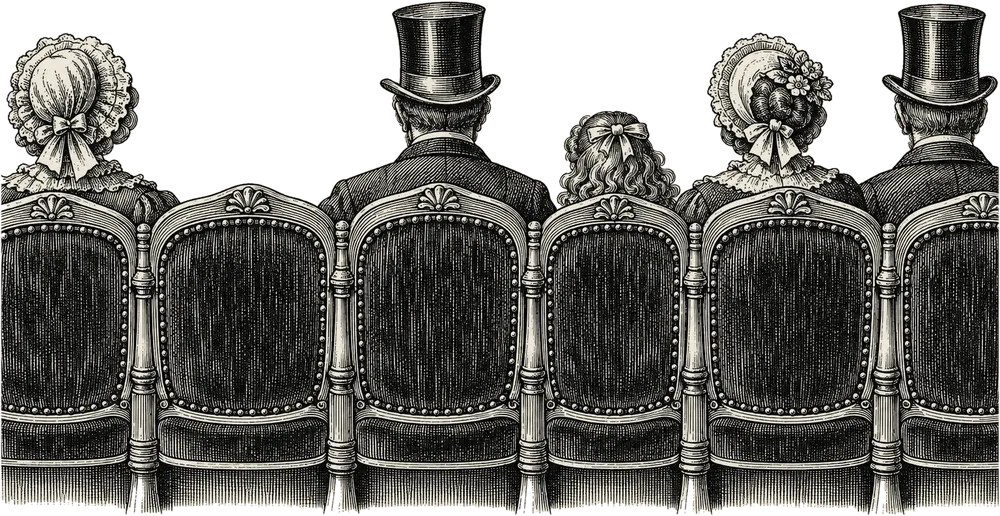
#> input picture art/theatre_seats.webp, 1000 x 516 px, shrunk from 1536 x 793 before the run
$ python -i patch_cutout.py   (imports and definitions only)
#> lines starting #> are read from the running program, lines starting #| are printed output that depends on the picture
#!/usr/bin/env python3
"""
patch_cutout.py -- close a see-through hole in a cut-out drawing (2026-11-12: the Cook's face in cook_throw was cut
away with the white round her, because whitecut's flood from the edge got in through a gap in her outline, so the
kitchen showed through her face).

  python3 tools/patch_cutout.py public/art/ai/ch6/cook_throw.webp "x,y x,y x,y ..."

Inside the polygon (the drawing's pixels), every pixel is laid over the drawing's own paper colour (the median of its
light opaque pixels) and made opaque, so ink stays ink and the hole becomes paper. Outside it nothing changes.
A fix to a book drawing: owed to Alice1 too (CLAUDE.md, "The book stays in Alice1").

  python3 tools/patch_cutout.py public/art/ai/ch4/puppy_look.webp --holes "x,y x,y" [--close-bottom]

(2026-11-14) Instead of a polygon, name points inside see-through holes: each hole (a transparent patch closed in by
the figure once gaps under 12 px between its strokes are bridged) holding one of the points is filled the same way.
--close-bottom counts the picture's bottom edge as closed, for a figure cut off there (the March Hare's coat tail).
"""
import sys

import numpy as np
from PIL import Image, ImageDraw
from scipy import ndimage


def holes(a, seeds, close_bottom=False):
    op = a[..., 3] > 128
    if close_bottom:
        op = np.vstack([op, np.ones((8, op.shape[1]), bool)])
    filled = ndimage.binary_fill_holes(ndimage.binary_closing(op, iterations=6, border_value=0))
    h = (filled & ~op)[:a.shape[0]]
    lab, _ = ndimage.label(h)
    m = np.zeros(h.shape, bool)
    for x, y in seeds:
        win = lab[max(0, y - 10):y + 11, max(0, x - 10):x + 11]
        ids = np.unique(win[win > 0])
        if not len(ids):
            sys.exit(f'no hole near {x},{y}')
        m |= np.isin(lab, ids)
    return ndimage.binary_dilation(m, iterations=2) & (a[..., 3] < 255)


def patch(path, poly=None, seeds=None, close_bottom=False):
#> called with path = '../art/theatre_seats.webp', close_bottom = False
    im = Image.open(path).convert('RGBA')
#> im is the input picture: PIL image 1000x516 RGBA; mean R, G, B, A 69.2, 68.4, 64.4, 192.7
    a = np.asarray(im).astype(np.float32)
    light = (a[..., 3] > 250) & (a[..., :3].min(-1) > 200)
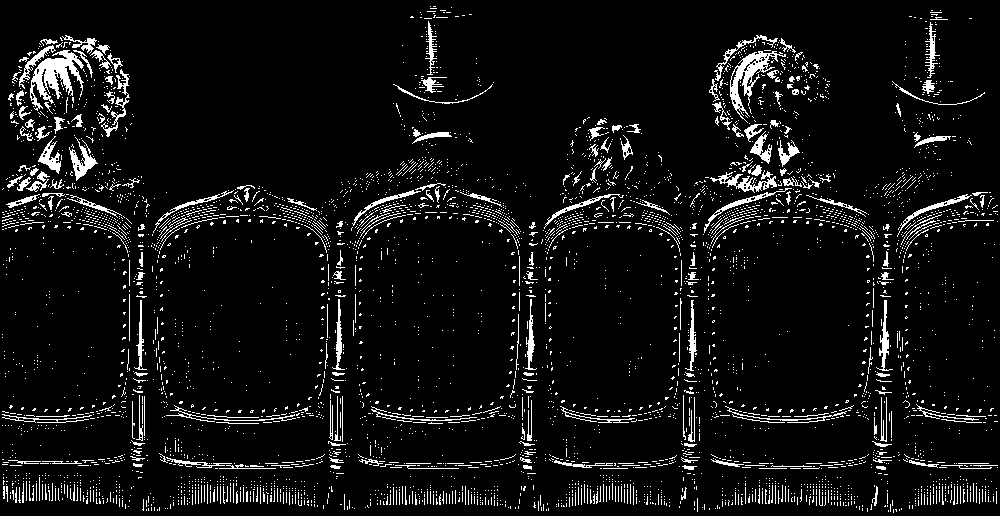
#> light: shape (516, 1000) bool; 6.8% white in thin lines or dots
    paper = np.median(a[light][:, :3], axis=0)
#> paper = [233, 230, 220]
    if seeds:
        m = holes(a, seeds, close_bottom)
        k = a[..., 3:] / 255
        a[m, :3] = (a[..., :3] * k + paper * (1 - k))[m]
        a[m, 3] = 255
        Image.fromarray(a.round().astype(np.uint8), 'RGBA').save(path, quality=90, method=6)
        print(path, 'paper', paper.round(), 'pixels', int(m.sum()))
        return
    mk = Image.new('L', im.size, 0)
#> mk: PIL image 1000x516 L; every value is 0
#> (the run stopped early here; a loop or call above may not have finished)
